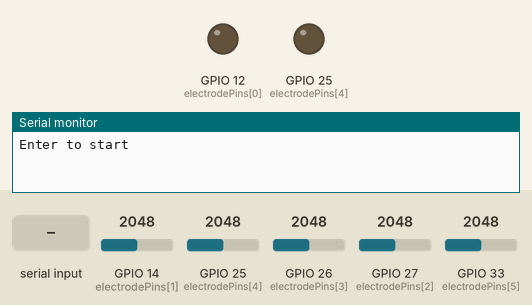
Bench run of a sketch on a simulated ESP32. Parts: output pins drawn as LEDs (lit = HIGH), the last lines printed to the serial monitor. The inputs (shaded band) are chosen by the test bench; at power-on: GPIO 14 (electrodePins[1]) = 2048, GPIO 25 (electrodePins[4]) = 2048, GPIO 26 (electrodePins[3]) = 2048, GPIO 27 (electrodePins[2]) = 2048, GPIO 33 (electrodePins[5]) = 2048.

Above: at 0.8 s.
0.9 s: "q" received over Serial
At 2.1 s:
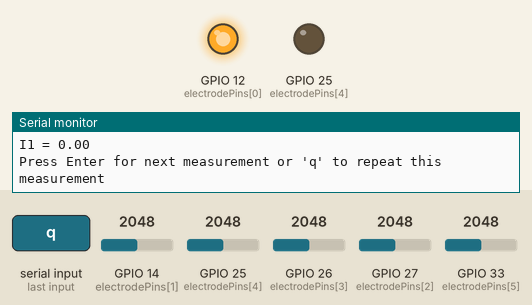
2.4 s: "1" received over Serial
3.9 s: "0" received over Serial
5.4 s: "2" received over Serial
6.9 s: "1" received over Serial
At 8.1 s:
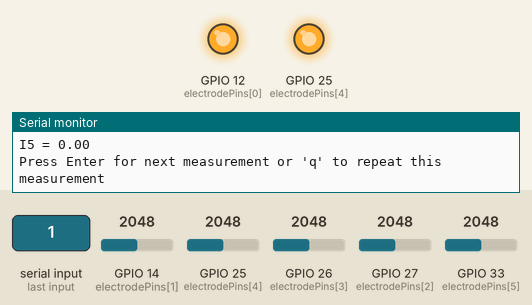
8.4 s: "0" received over Serial
At 9.3 s:
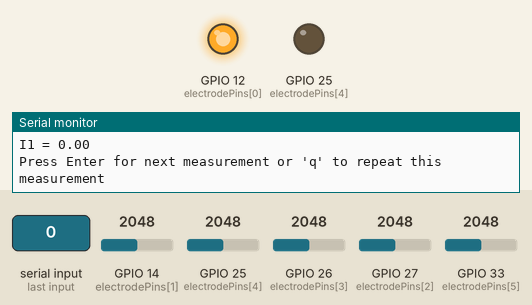
Timing chart, 0 to 10.9 s (numbered marks = the images above; inputs shaded):
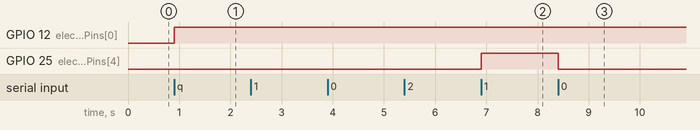

The sketch:

8-electrodes-testing.ino
```cpp
const int electrodePins[8] = {12, 14, 27, 26, 25, 33, 32, 15};

// Wenner configuration for 8 electrodes
const int wennerConfig[][4] = {
  // Layer 1 (5 measurements)
  {0, 1, 2, 3}, {1, 2, 3, 4}, {2, 3, 4, 5}, {3, 4, 5, 6}, {4, 5, 6, 7},
  // Layer 2 (4 measurements)
  {0, 1, 3, 4}, {1, 2, 4, 5}, {2, 3, 5, 6}, {3, 4, 6, 7},
  // Layer 3 (3 measurements)
  {0, 1, 4, 5}, {1, 2, 5, 6}, {2, 3, 6, 7},
  // Layer 4 (2 measurements)
  {0, 1, 5, 6}, {1, 2, 6, 7},
  // Layer 5 (1 measurement)
  {0, 1, 6, 7}
};
const int numConfigurations = 15;  // Total number of measurements
const int layerSizes[] = {5, 4, 3, 2, 1};  // Number of measurements in each layer

// Constants for current injection and impedance calculation
const float CURRENT_LIMIT_RESISTOR = 2000.0; // Using 2k ohm resistor
const float ESP32_VOLTAGE = 3.3; // ESP32 output voltage
const float ACTUAL_CURRENT = ESP32_VOLTAGE / CURRENT_LIMIT_RESISTOR;

float measurements[15];  // Array to store all measurements

void setup() {
  Serial.begin(115200);

  for (int i = 0; i < 8; i++) {
    pinMode(electrodePins[i], INPUT); // Set all electrodes to high impedance initially
  }

  Serial.println("Enter to start");
  waitForInput();
}

void loop() {
  int configIndex = 0;
  for (int layer = 0; layer < 5; layer++) {
    Serial.printf("Layer %d\n", layer + 1);

    for (int measurement = 0; measurement < layerSizes[layer]; measurement++) {
      bool repeat;
      do {
        repeat = false;
        int current1 = wennerConfig[configIndex][0];
        int voltage1 = wennerConfig[configIndex][1];
        int voltage2 = wennerConfig[configIndex][2];
        int current2 = wennerConfig[configIndex][3];

        setCurrent(current1, current2);
        delay(10);  // Allow current to stabilize

        float voltage = measureVoltage(voltage1, voltage2);
        float impedance = abs(calculateImpedance(voltage));

        measurements[configIndex] = impedance;  // Store the impedance value

        Serial.printf("Current injection: Pin %d (HIGH) - Pin %d (LOW)\n",
                      electrodePins[current1], electrodePins[current2]);
        Serial.printf("Voltage measurement: Pin %d (V1) - Pin %d (V2)\n",
                      electrodePins[voltage1], electrodePins[voltage2]);
        Serial.printf("V%d = %.4f\n", measurement + 1, voltage);
        Serial.printf("I%d = %.2f\n", measurement + 1, impedance);
        Serial.println("Press Enter for next measurement or 'q' to repeat this measurement");

        char input = waitForInput();
        if (input == 'q') {
          repeat = true;
          Serial.println("Repeating measurement...");
        }
      } while (repeat);

      configIndex++;
    }

    if (layer < 4) {  // Don't print dashes after the last layer
      Serial.println("------");
    }
  }

  // Print all measurements in a single line
  Serial.print("All measurements: ");
  for (int i = 0; i < numConfigurations; i++) {
    Serial.print(measurements[i], 2); // Print with 2 decimal places
    if (i < numConfigurations - 1) {
      Serial.print(", ");
    }
  }
  Serial.println(); // New line after all measurements

  Serial.println("Enter to restart");
  waitForInput();
}

void setCurrent(int electrode1, int electrode2) {
  // Reset all electrodes to input (high impedance)
  for (int i = 0; i < 8; i++) {
    pinMode(electrodePins[i], INPUT);
  }

  // Set current electrodes
  pinMode(electrodePins[electrode1], OUTPUT);
  pinMode(electrodePins[electrode2], OUTPUT);
  digitalWrite(electrodePins[electrode1], HIGH);
  digitalWrite(electrodePins[electrode2], LOW);
}

float measureVoltage(int electrode1, int electrode2) {
  pinMode(electrodePins[electrode1], INPUT);
  pinMode(electrodePins[electrode2], INPUT);

  int adc1 = analogRead(electrodePins[electrode1]);
  int adc2 = analogRead(electrodePins[electrode2]);
  float voltage1 = adc1 * (3.3 / 4095.0);
  float voltage2 = adc2 * (3.3 / 4095.0);
  float voltage = voltage1 - voltage2;

  Serial.printf("  ADC1: %d, ADC2: %d\n", adc1, adc2);
  Serial.printf("  V1: %.4f, V2: %.4f\n", voltage1, voltage2);

  return voltage;
}

float calculateImpedance(float voltage) {
  // Calculate impedance using Ohm's law: Z = V / I
  float impedance = voltage / ACTUAL_CURRENT;
  return impedance;
}

char waitForInput() {
  while (!Serial.available()) {
    // Wait for input
  }
  char input = Serial.read();
  while (Serial.available()) {
    Serial.read(); // Clear the input buffer
  }
  return input;
}
```

Measured:
- after the input at 0.9 s, GPIO 12 (electrodePins[0]): LOW → HIGH at once
- after the input at 6.9 s, GPIO 25 (electrodePins[4]): LOW → HIGH at once
- after the input at 8.4 s, GPIO 25 (electrodePins[4]): HIGH → LOW at once
